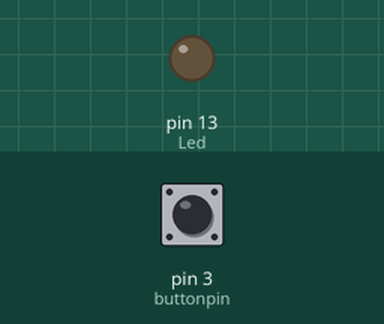
Bench run of a sketch on a simulated Arduino Uno, built with avr-gcc and run on an emulated ATmega328P. Parts: output pins drawn as LEDs (lit = HIGH). The test bench sets the inputs (shaded band); at power-on: pin 3 (buttonpin) LOW.

Above: at 1.2 s.
1.3 s: pin 3 (buttonpin) pulled HIGH for 0.15 s
At 1.37 s:
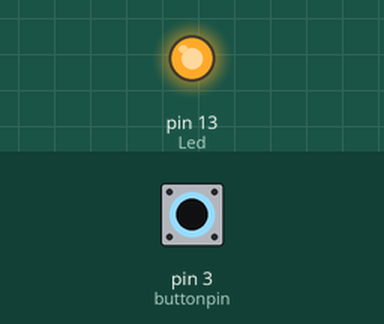
2.9 s: pin 3 (buttonpin) pulled HIGH for 3.2 s
At 7.1 s:
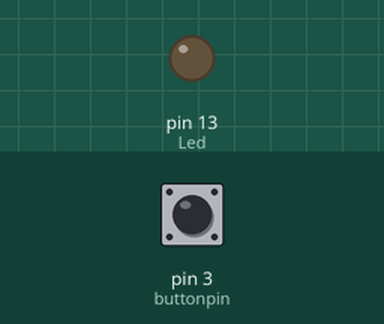
Timing chart, 0 to 8.6 s (numbered marks = the images above; inputs shaded):
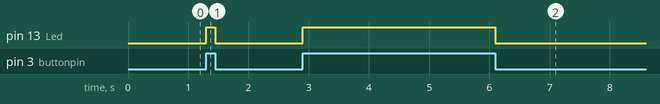

The sketch:

sound_detector.ino
```cpp
int Led = 13;
int buttonpin = 3;
int val;
void setup() {
  // put your setup code here, to run once:
  pinMode(Led, OUTPUT);
  pinMode(buttonpin, INPUT);
}

void loop() {
  // put your main code here, to run repeatedly:
  val = digitalRead(buttonpin);
  if (val == HIGH) {
    digitalWrite(LED_BUILTIN, HIGH);
  }
  else {
    digitalWrite(LED_BUILTIN, LOW);
  }
}
```

Measured:
- after the input at 1.3 s, pin 13 (Led): LOW → HIGH at once, → LOW 0.15 s later
- after the input at 2.9 s, pin 13 (Led): LOW → HIGH at once, → LOW 3.2 s later
